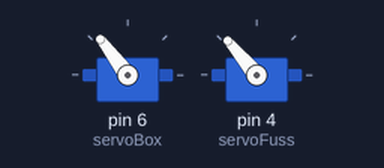
The sketch below on a simulated Arduino Uno, built with avr-gcc and run on an emulated ATmega328P. On the bench: 2 × servo.

Above: at 0.05 s.
At 1.25 s:
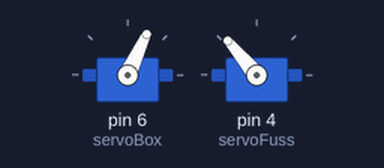
At 2.45 s:
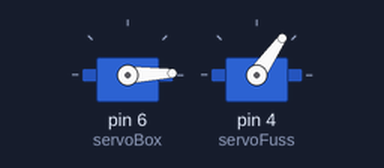
At 4.9 s:
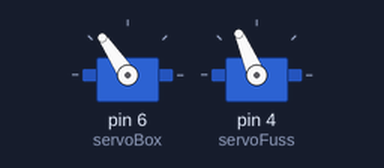
Timing chart, 0 to 6.5 s (numbered marks = the images above):
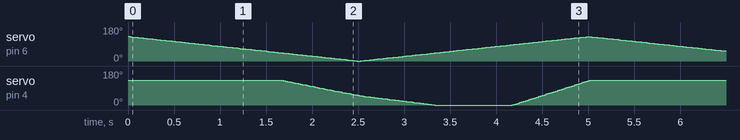

The sketch:

sinus.ino
```cpp
#include <Servo.h> // Bibliothek für die Steuerung von Servomotoren einbinden

Servo servoBox; // Servo-Objekt für die Box
Servo servoFuss; // Servo-Objekt für den Fuss

int servoGeschwindigkeit = 5; // Zeit in Sekunden für eine komplette Bewegung (Periode)

const int boxPositionen[] = {130, 0, 130}; // Positionen, die die Box anfahren soll
const int boxAnzahlPositionen = sizeof(boxPositionen) / sizeof(boxPositionen[0]); // Anzahl der Box-Positionen berechnen

const int fussPositionen[] = {130, 130, 130, 50, 0, 0, 130}; // Positionen, die der Fuss anfahren soll
const int fussAnzahlPositionen = sizeof(fussPositionen) / sizeof(fussPositionen[0]); // Anzahl der Fuss-Positionen berechnen
float fussOffsetSekunden = 0; // Zeitverschiebung für den Fuss (Phasenverschiebung)

unsigned long startZeit; // Variable für den Startzeitpunkt

void setup() {
  servoBox.attach(6); // Box-Servo an Pin 6 anschließen
  servoFuss.attach(4); // Fuss-Servo an Pin 4 anschließen
  startZeit = millis(); // Startzeit speichern
}

// Funktion zum Berechnen der Zwischenpositionen (Interpolation)
int interpolieren(const int* positionen, int anzahlPositionen, float t, float periode) {
  float segmentZeit = periode / (anzahlPositionen - 1); // Zeit für einen Abschnitt berechnen
  int segment = int(t / segmentZeit); // Abschnitt bestimmen
  if (segment >= anzahlPositionen - 1) segment = anzahlPositionen - 2; // Sicherstellen, dass wir nicht über das Ende hinausgehen
  float lokalT = (t - segment * segmentZeit) / segmentZeit; // Anteil innerhalb des Abschnitts berechnen
  return positionen[segment] + (positionen[segment + 1] - positionen[segment]) * lokalT; // Zwischenposition berechnen
}

void loop() {
  float t = fmod((millis() - startZeit) / 1000.0, servoGeschwindigkeit); // Zeit seit Start berechnen und auf Periode begrenzen

  int boxPosition = interpolieren(boxPositionen, boxAnzahlPositionen, t, servoGeschwindigkeit); // Box-Position berechnen
  servoBox.write(boxPosition); // Box-Servo auf die berechnete Position stellen

  float fussT = fmod(t + fussOffsetSekunden, servoGeschwindigkeit); // Zeit für den Fuss mit Verschiebung berechnen
  int fussPosition = interpolieren(fussPositionen, fussAnzahlPositionen, fussT, servoGeschwindigkeit); // Fuss-Position berechnen
  servoFuss.write(fussPosition); // Fuss-Servo auf die berechnete Position stellen

  delay(20); // 20 Millisekunden warten, damit die Bewegung flüssig bleibt
}
```
